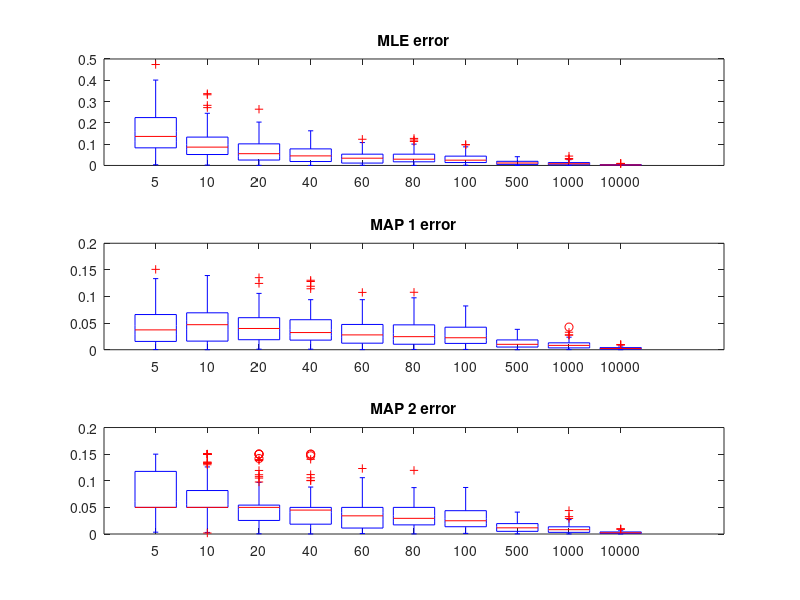

MATLAB code for this plot:
clear; clc;
close all;
sig = 4; mean=10;
mean1 = 10.5; sig1 = 1; up=11.5; down=9.5;
nsample=100;
plt1 = zeros(100,10);
plt2 = zeros(100,10);
plt3 = zeros(100,10);
i = 1;
for n = [5 10 20 40 60 80 100 500 1000 10000]
    X = sig*randn(nsample, n) + mean;
    ml_mean = sum(X, 2)/n;
    ml_error = abs(ml_mean-mean)/mean;
    map1_mean = (ml_mean*(sig1^2) + mean1*(sig^2)/n)/((sig1^2) + (sig^2)/n);
    map1_error = abs(map1_mean-mean)/mean;
    map2_mean = ml_mean;
    map2_mean(ml_mean>up) = up;
    map2_mean(ml_mean<down) = down;
    map2_error = abs(map2_mean-mean)/mean;
    plt1(:,i) = ml_error;
    plt2(:,i) = map1_error;
    plt3(:,i) = map2_error;
    i = i + 1;
    %saveas(gcf,sprintf('%d.png',n));
end
subplot(3,1,1),boxplot(plt1),xticklabels({5,10,20,40,60,80,100,500,1000,10000}),title('MLE error')
subplot(3,1,2),boxplot(plt2),xticklabels({5,10,20,40,60,80,100,500,1000,10000}),title('MAP 1 error')
subplot(3,1,3),boxplot(plt3),xticklabels({5,10,20,40,60,80,100,500,1000,10000}),title('MAP 2 error')